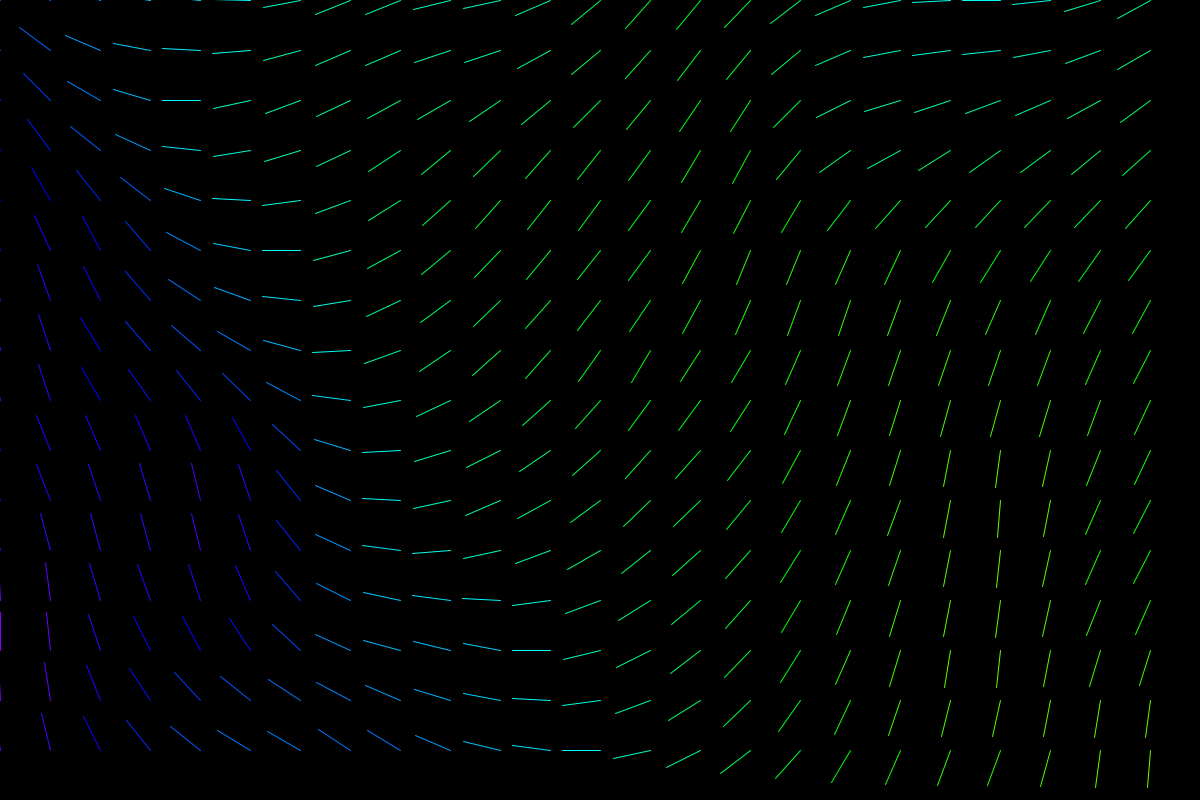
Frame 1 (no input)
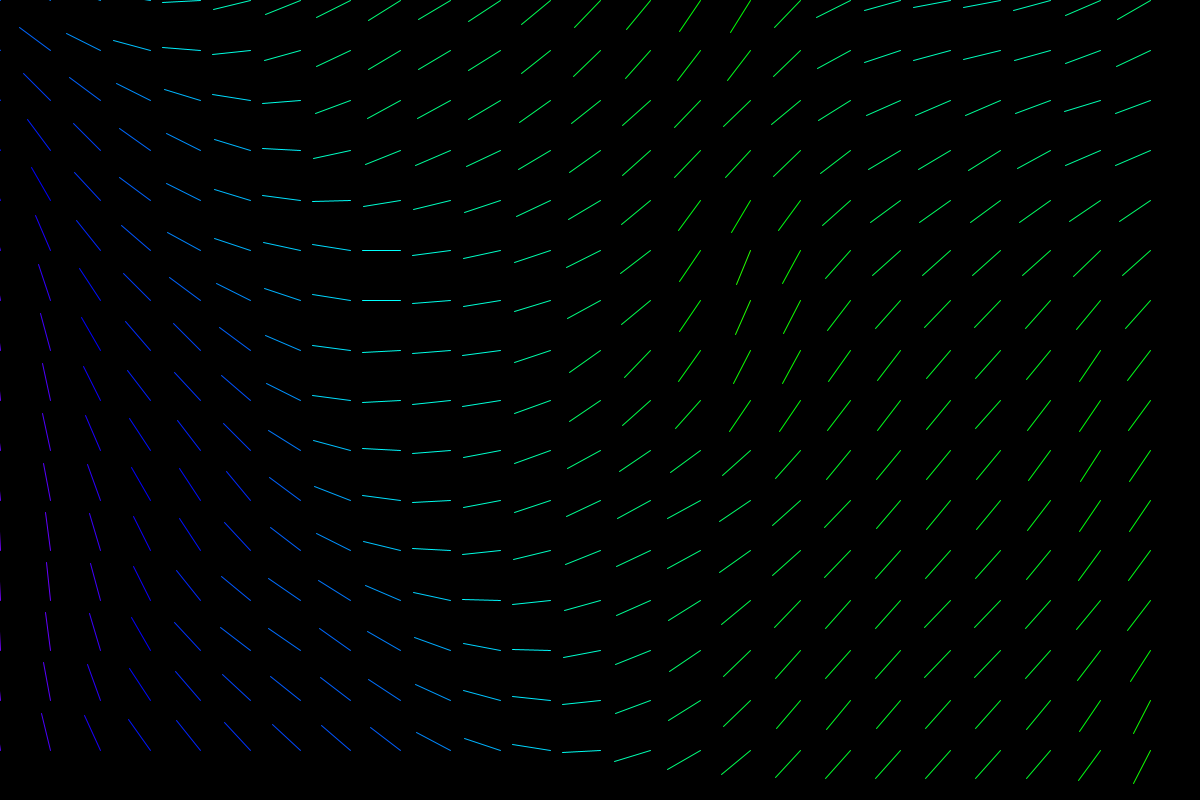
Frame 60 (the mouse pressed at the canvas centre just before this capture)
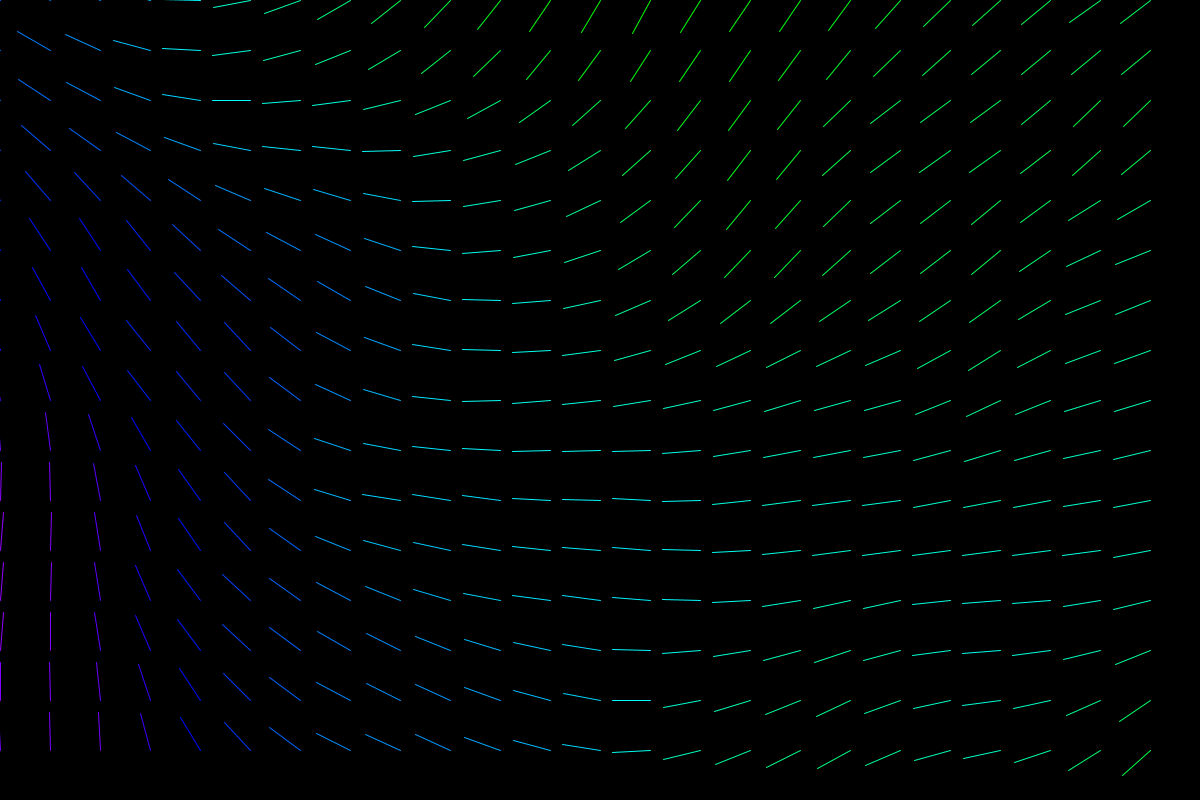
Frame 120 (the mouse held since frame 60 and released just before this capture)

The Processing sketch that drew these frames (run headless with seeded random() and noise(); from frame 60 on, the mouse is pressed at the canvas centre):

// Processing sketch: flowfield
// ── flowfield.pde
int fieldResolution = 50;
float fieldScale = 0.001;
float changeRate = 0.0025;
int x, y;
float xoff, yoff;
float zoff = 0;

void setup() {
  size(1200, 800);
  colorMode(HSB, 255, 255, 255);
  rectMode(CENTER);
}

void draw() {
  background(0);

  for (x = 0; x < width; x += fieldResolution) {
    for (y = 0; y < height; y += fieldResolution) {
      xoff = x * fieldScale;
      yoff = y * fieldScale;
      float r = noise(xoff, yoff, zoff);
      PVector v = PVector.fromAngle(r * TWO_PI);

      //DRAW MODE COLORED VECTORS
      pushMatrix();
      translate(x, y);
      rotate(v.heading());
      stroke(255*r, 255, 255);
      line(0, 0, fieldResolution*0.75, 0);
      popMatrix();

      //DRAW MODE COLORS
      //fill(255*r, 255, 255);
      //rect(x, y, fieldResolution, fieldResolution);
    }
  }
  zoff += changeRate;
}
